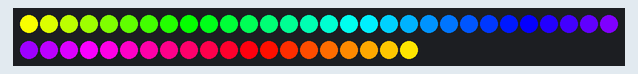
Simulated run of this program. Board: Raspberry Pi Pico running MicroPython. Parts: 50 RGB LEDs in strip order, left to right, continuing on the next row.

Above: at 0.46 s.
At 5.69 s:
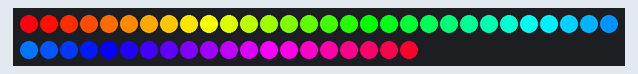
At 10.3 s:
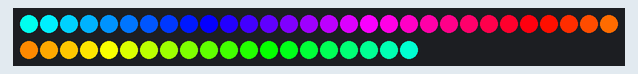
At 20.15 s:
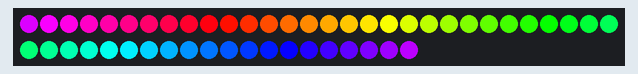
At 30.31 s:
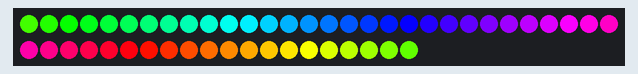
At 39.83 s:
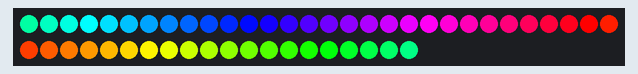

The program:

rainbows.py
```python
import plasma
from plasma import plasma_stick
import time

"""
Make some rainbows!
"""

# Set how many LEDs you have
NUM_LEDS = 50

# The SPEED that the LEDs cycle at (1 - 255)
SPEED = 20

# How many times the LEDs will be updated per second
UPDATES = 60

# WS2812 / NeoPixel™ LEDs
led_strip = plasma.WS2812(NUM_LEDS, 0, 0, plasma_stick.DAT, color_order=plasma.COLOR_ORDER_RGB)

# Start updating the LED strip
led_strip.start()

offset = 0.0

# Make rainbows
while True:

    SPEED = min(255, max(1, SPEED))
    offset += float(SPEED) / 2000.0

    for i in range(NUM_LEDS):
        hue = float(i) / NUM_LEDS
        led_strip.set_hsv(i, hue + offset, 1.0, 1.0)

    time.sleep(1.0 / UPDATES)
```
